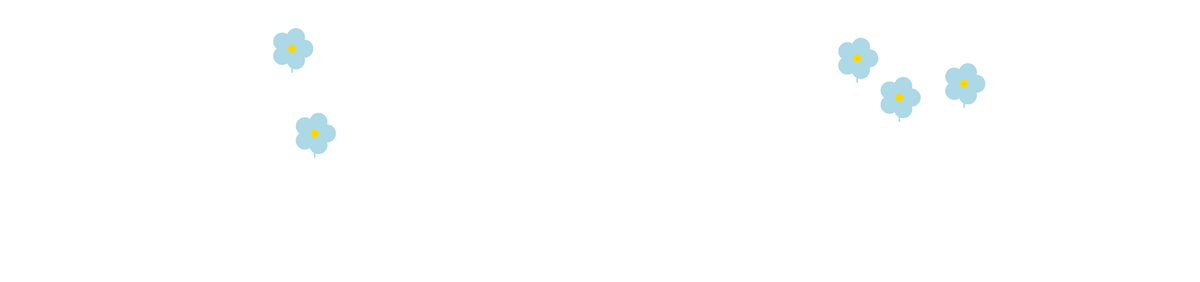
Frame 1 (no input)
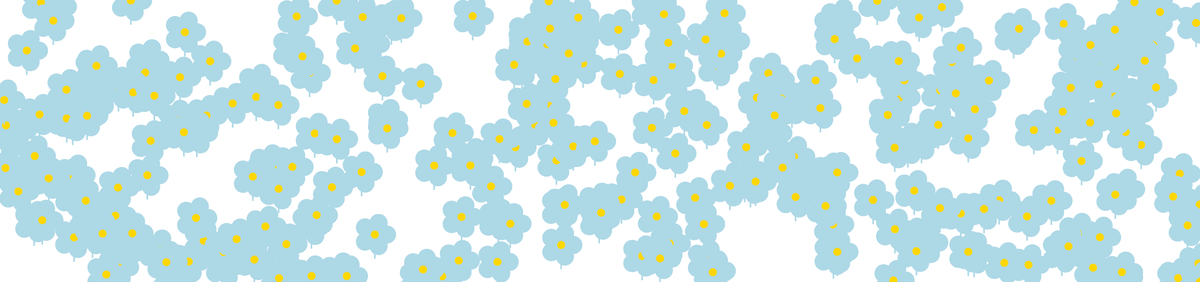
Frame 60 (no input)
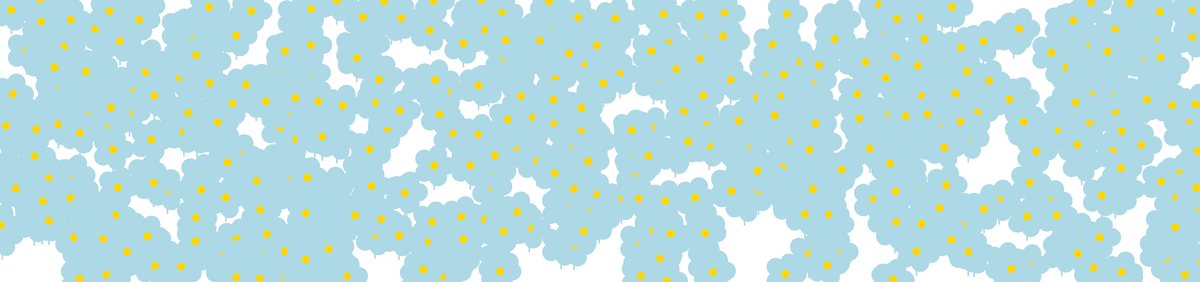
Frame 120 (the mouse pressed at the canvas centre since frame 60)

The p5.js sketch that drew these frames (run headless with seeded random() and noise() and a simulated clock; from frame 60 on, the mouse is pressed at the canvas centre):

// p5.js sketch
// ── sketch.js
function setup() {
  createCanvas(2964, 698);
  background(255); // Fondo blanco
}

function draw() {
  // Dibuja 5 flores de color azul claro
  for (let i = 0; i < 5; i++) {
    let x = random(width); // Posición x aleatoria
    let y = random(height); // Posición y aleatoria
    drawFlower(x, y);
  }
}

function drawFlower(x, y) {
  // Configura el color de la flor (azul claro)
  fill(173, 216, 230); // RGB para azul claro
  noStroke(); // Sin borde

  // Dibuja el tallo de la flor
  rect(x - 2, y, 4, 60);

  // Dibuja los pétalos de la flor
  for (let angle = 0; angle < 360; angle += 72) {
    let petalX = x + cos(radians(angle)) * 30;
    let petalY = y + sin(radians(angle)) * 30;
    ellipse(petalX, petalY, 45, 45);
  }

  // Dibuja el centro de la flor
  fill(255, 215, 0); // Amarillo claro
  ellipse(x, y, 20, 20);
}
